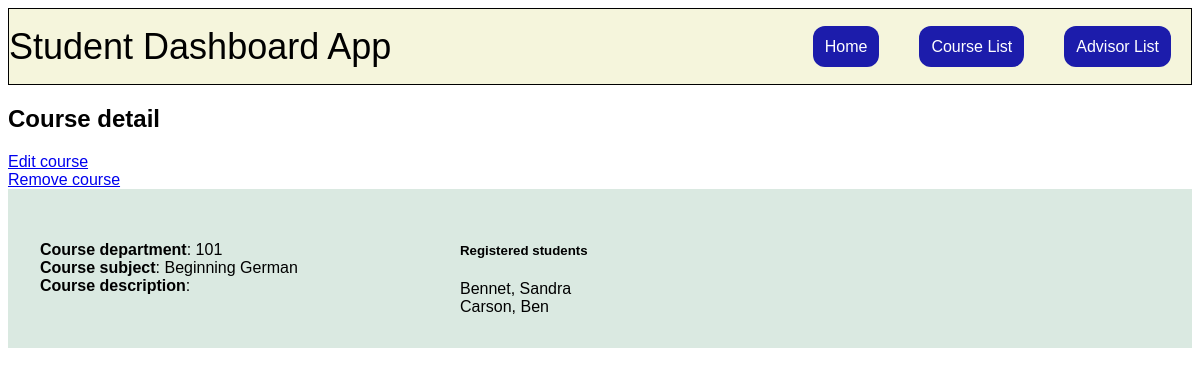
Page /course_detail/10 on the committed database.
### student/models.py (models this page shows, shortened)
class Course(models.Model):
    dept = models.CharField(max_length=3)
    course_num = models.IntegerField()
    subject = models.CharField(max_length=50)
    description = models.TextField(blank=True)
    students = models.ManyToManyField(Student,
                                      blank=True,
                                      related_name="courses"
                                      )
    class Meta:
        constraints = [
            models.UniqueConstraint(
                fields=['dept', 'course_num'], name='unique_course'
            )
        ]
        ordering = ['dept', 'course_num']

class Student(models.Model):
    fname = models.CharField(max_length=30)
    lname = models.CharField(max_length=30)
    active = models.BooleanField(default=True)
    student_advisor = models.ForeignKey(Advisor,
                                        on_delete=models.SET(get_default_advisor),
                                        related_name="advisees",
                                        default=get_default_advisor,
                                        null=False,
                                        blank=False
                                        )
    class Meta:
        ordering = ['lname', 'fname']

### student/views.py (the view)
# urls.py: path("course_detail/<int:id>", views.course_detail, name="course_detail"),
def course_detail(request, id):
    course = get_object_or_404(Course, pk=id)
    return render(request, "student/course_detail.html", {"course": course})

### student/templates/student/course_detail.html
{% extends "student/layout.html" %}
{% block body %}
    <h2>Course detail</h2>
    <div id="course-detail-container">
        <div>
            <div>
                <a href="{% url 'edit_course' id=course.id %}">Edit course</a>
            </div>
            <div>
                <a href="{% url 'remove_course' id=course.id %}">Remove course</a>
            </div>
        </div>
       <div id="course-detail">
            <div>
                <div>
                    <b>Course department</b>: {{course.course_dept}} {{course.course_num}}
                </div>
                <div>
                    <b>Course subject</b>: {{course.subject}}
                </div>
                <div class="course-description">
                    <b>Course description</b>:  {{course.description}}
                </div>
            </div>
            <div>
                <h5>Registered students</h5>
                {% if course.students.count != 0 %}
                    {% for student in course.students.all %}
                    <div>
                        {{ student.lname }}, {{ student.fname }}
                    </div>
                    {% endfor %}
                {% else %}
                    There are no students registered for this course
                {% endif %}
            </div>
       </div>
    </div>
{% endblock %}

### student/static/student/styles.css (style rules this page uses)
body { font-family: 'Gill Sans', 'Gill Sans MT', Calibri, 'Trebuchet MS', sans-serif; }
.course-description { width: 400px; }
#course-detail { display: flex; background-color: #dae9e1; align-items: center; gap: 20px; padding: 32px; }

### rows in the picture
Course: course_num "101", subject "Beginning German"
Student: lname "Bennet", fname "Sandra"
Student: lname "Carson", fname "Ben"
